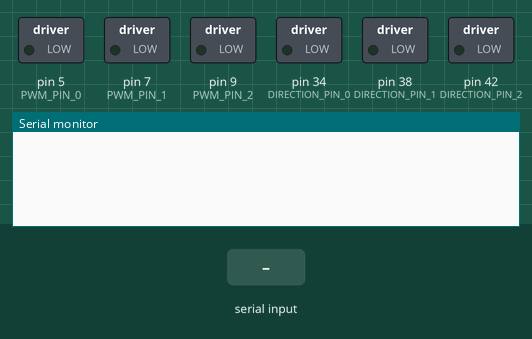
Recording of a sketch running on a simulated Arduino Mega 2560, built with avr-gcc and run on an emulated ATmega2560. Shown: switched loads named in the sketch (green lamp = pin HIGH), the last lines printed to the serial monitor. The test bench sets the inputs (shaded band).

Above: at 1.2 s.
1.3 s: "a" received over Serial
At 1.7 s:
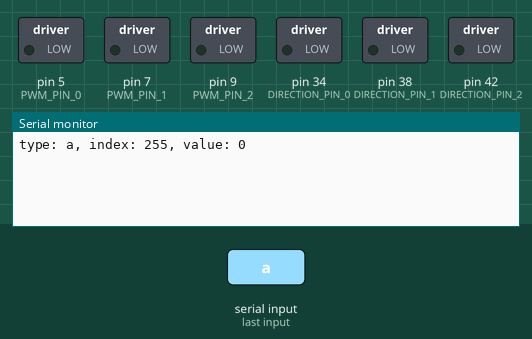
2.9 s: "t" received over Serial
At 5.5 s:
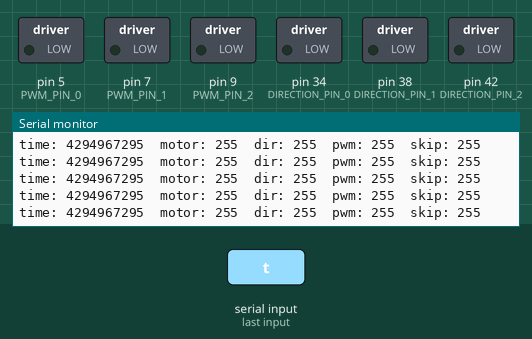

Measured:
- after the input at 1.3 s, the serial monitor: prints a new line after 0.10 s (image 1)
- after the input at 2.9 s, the serial monitor: prints a new line after 0.10 s (image 2)

The sketch:

botwurst_c.ino
```cpp
//////////////////////////////////////////////////////////////////
//                                                              //
//                       -- BOTWURST C --                       //
//                                                              //
//                       DAVE BUCKINGHAM                        //
//                                                              //
//////////////////////////////////////////////////////////////////


//////////////////////////////////////
//            CONSTANTS             //
//////////////////////////////////////

// SERIAL COM
#define SERIAL_DELAY 100  // MILLISECONDS
#define BAUD 9600
#define SERIAL_CONFIG SERIAL_8N1

#define PWM_PIN_0 5
#define PWM_PIN_1 7
#define PWM_PIN_2 9
#define DIRECTION_PIN_0 34
#define DIRECTION_PIN_1 38
#define DIRECTION_PIN_2 42

const byte PWM_PINS[] = {5, 7, 9};
const byte DIRECTION_PINS[] = {34, 38, 42};

#define NUM_SEGMENTS 3
#define NUM_EVENTS (NUM_SEGMENTS * 4)

#define EXPAND 0
#define CONTRACT 1

#define DEFAULT_SPEED 100

char print_buffer[100];


//////////////////////////////////////
//           VARIABLES              //
//////////////////////////////////////

// STORAGE FOR DATA READ FROM SERIAL COM
unsigned char cmd_type;
byte cmd_index;
byte cmd_value;

// MILLISECONDS
unsigned long reference;  // time of start of cycle
unsigned long now;        // time since start of cycle
unsigned long then;       // to check if now has changed
unsigned long pause_start;

byte current_pwms[NUM_SEGMENTS];

byte paused;

byte event_index;

void pause() {
    pause_start = millis();
    analogWrite(PWM_PIN_0, 0);
    analogWrite(PWM_PIN_1, 0);
    analogWrite(PWM_PIN_2, 0);
    paused = 1;
    return;
}

void unpause() {
    reference += (millis() - pause_start);
    //sprintf(print_buffer, "reference: %ul  time: %ul  pause_start: %ul\n", reference, millis(), pause_start);
    //Serial.print(print_buffer);
    analogWrite(PWM_PIN_0, current_pwms[0]);
    analogWrite(PWM_PIN_1, current_pwms[1]);
    analogWrite(PWM_PIN_2, current_pwms[2]);
    paused = 0;
    return;
}

void reset() {
    pause();
    reference = millis();
    then = 0;
    event_index = 0;
}

struct event_s {
    unsigned long time;
    byte motor_index;
    byte direction;
    byte pwm;
    byte skip;
};

struct event_s events[NUM_EVENTS];

union buffer_u {
    byte byte_array[4];
    unsigned long value;
};

void read_to_ulong(unsigned long *ulong_pointer) {
    union buffer_u buffer;
    buffer.byte_array[3] = Serial.read();
    buffer.byte_array[2] = Serial.read();
    buffer.byte_array[1] = Serial.read();
    buffer.byte_array[0] = Serial.read();
    *ulong_pointer = buffer.value;
    return;
}


//////////////////////////////////////
//           INTIIALIZE             //
//////////////////////////////////////

void setup() {

    // SERIAL COM
    Serial.begin(BAUD, SERIAL_CONFIG);

    // GPIO
    pinMode(PWM_PIN_0, OUTPUT);
    pinMode(PWM_PIN_1, OUTPUT);
    pinMode(PWM_PIN_2, OUTPUT);
    pinMode(DIRECTION_PIN_0, OUTPUT);
    pinMode(DIRECTION_PIN_1, OUTPUT);
    pinMode(DIRECTION_PIN_2, OUTPUT);

    for (int i = 0; i < NUM_EVENTS; i++) {
        events[i].time = 99999999999;
        events[i].motor_index = 0;
        events[i].direction = 0;
        events[i].pwm = 0;
        events[i].skip = 0;
    }

    reset();
}


//////////////////////////////////////
//            MAIN LOOP             //
//////////////////////////////////////

void loop() {

    //sprintf(print_buffer, "loop\n");
    //Serial.print(print_buffer);

    //////////////////////////
    //        GAIT          //
    //////////////////////////

    if (!paused) {

        now = millis() - reference;

        if (now > then) {  // its been more than 1 msec

            then = now;

            struct event_s *event = &events[event_index];

            if (now >= event->time) {

                if (event->skip) {
                    event->skip = 0;
                }

                else {
                    sprintf(print_buffer, "index: %d  event_time: %lu  actual_time: %lu  reference: %lu\n", event_index, event->time, now, reference);
                    Serial.print(print_buffer);
                    current_pwms[event->motor_index] = event->pwm;
                    analogWrite(PWM_PINS[event->motor_index], event->pwm);
                    digitalWrite(DIRECTION_PINS[event->motor_index], event->direction);
                }

                event_index++;
                if (event_index == NUM_EVENTS) {
                    event_index = 0;
                    reference = millis();
                    then = 0;
                }
            }
        }
    }


    //////////////////////////
    // RECEIVE TRANSMISSION //
    //////////////////////////

    // READ TYPE
    if (! Serial.available()) {
        return;
    }
    cmd_type = Serial.read();
    delay(SERIAL_DELAY);


    if (cmd_type == 'a') {
        cmd_index = Serial.read();
        if (cmd_index >= 0 && cmd_index < 3) {
	    cmd_value = Serial.read();
            if (cmd_value == 0) {
                analogWrite(PWM_PINS[cmd_index], 0);
            }
            else if (cmd_value == 1) {
                analogWrite(PWM_PINS[cmd_index], DEFAULT_SPEED);
                digitalWrite(DIRECTION_PINS[cmd_index], CONTRACT);
            }
            else if (cmd_value == 2) {
                analogWrite(PWM_PINS[cmd_index], DEFAULT_SPEED);
                digitalWrite(DIRECTION_PINS[cmd_index], EXPAND);
            }
        }
        if (cmd_index == 3) {
	    cmd_value = Serial.read();
            if (cmd_value) {
                unpause();
            }
            else {
                pause();
            }
        }
        sprintf(print_buffer, "type: %c, index: %d, value: %d\n", cmd_type, cmd_index, cmd_value);
        Serial.print(print_buffer);
    }

    else if (cmd_type == 't') {
        sprintf(print_buffer, "received gait:\n");
        Serial.print(print_buffer);
        for (int i = 0; i < NUM_EVENTS; i++) {
            delay(SERIAL_DELAY);
            read_to_ulong(&events[i].time);
            events[i].motor_index = Serial.read();
            events[i].direction = Serial.read();
            events[i].pwm = Serial.read();
            events[i].skip = Serial.read();
            sprintf(print_buffer, "time: %lu  motor: %d  dir: %d  pwm: %d  skip: %d\n", events[i].time, events[i].motor_index, events[i].direction, events[i].pwm, events[i].skip);
            Serial.print(print_buffer);
        }
        reset();
    }

    //else if (cmd_type == 'r') {
    //    reset();
    //    sprintf(print_buffer, "reset");
    //    Serial.print(print_buffer);
    //}

    //sprintf(print_buffer, "type: %c\n", cmd_type);
    //Serial.print(print_buffer);

}
```
